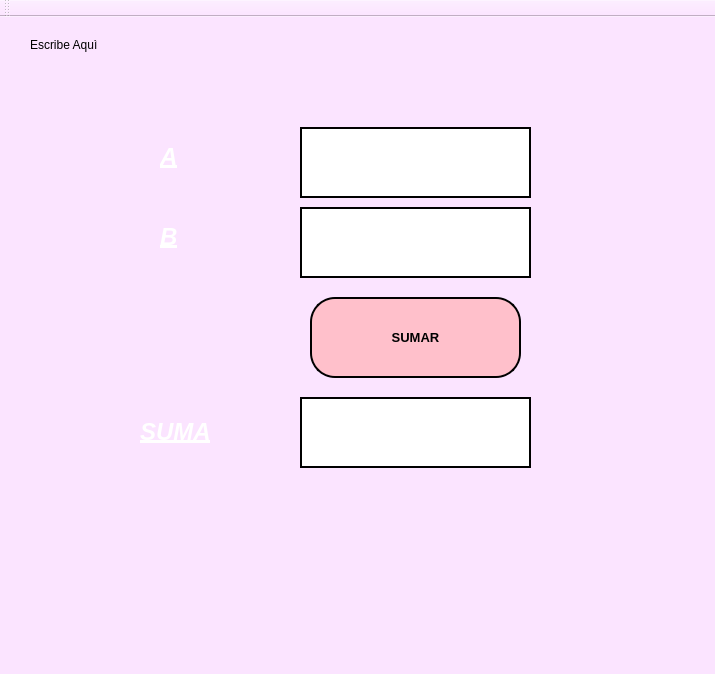
<?xml version="1.0" encoding="UTF-8"?>
<ui version="4.0">
 <class>MainWindow</class>
 <widget class="QMainWindow" name="MainWindow">
  <property name="geometry">
   <rect>
    <x>0</x>
    <y>0</y>
    <width>715</width>
    <height>674</height>
   </rect>
  </property>
  <property name="windowTitle">
   <string>MainWindow</string>
  </property>
  <property name="styleSheet">
   <string notr="true">background-color: rgb(251, 228, 255);
</string>
  </property>
  <widget class="QWidget" name="centralwidget">
   <widget class="QPushButton" name="btn_sumar">
    <property name="geometry">
     <rect>
      <x>310</x>
      <y>280</y>
      <width>211</width>
      <height>81</height>
     </rect>
    </property>
    <property name="font">
     <font>
      <pointsize>10</pointsize>
      <weight>75</weight>
      <bold>true</bold>
     </font>
    </property>
    <property name="styleSheet">
     <string notr="true">background-color: pink;
border-radius: 25px;
border: 2px solid black;
</string>
    </property>
    <property name="text">
     <string>SUMAR</string>
    </property>
   </widget>
   <widget class="QLabel" name="label_2">
    <property name="geometry">
     <rect>
      <x>30</x>
      <y>20</y>
      <width>81</width>
      <height>16</height>
     </rect>
    </property>
    <property name="text">
     <string>Escribe Aquì</string>
    </property>
   </widget>
   <widget class="QLineEdit" name="A">
    <property name="geometry">
     <rect>
      <x>300</x>
      <y>110</y>
      <width>231</width>
      <height>71</height>
     </rect>
    </property>
    <property name="font">
     <font>
      <pointsize>25</pointsize>
      <weight>75</weight>
      <bold>true</bold>
     </font>
    </property>
    <property name="styleSheet">
     <string notr="true">background-color: white;
border: 2px solid black;
</string>
    </property>
    <property name="text">
     <string/>
    </property>
   </widget>
   <widget class="QLabel" name="lbl_a">
    <property name="geometry">
     <rect>
      <x>160</x>
      <y>120</y>
      <width>41</width>
      <height>41</height>
     </rect>
    </property>
    <property name="text">
     <string>&lt;html&gt;&lt;head/&gt;&lt;body&gt;&lt;p&gt;&lt;span style=&quot; font-size:18pt; font-weight:600; font-style:italic; text-decoration: underline; color:#ffffff;&quot;&gt;A&lt;/span&gt;&lt;/p&gt;&lt;/body&gt;&lt;/html&gt;</string>
    </property>
   </widget>
   <widget class="QLineEdit" name="B">
    <property name="geometry">
     <rect>
      <x>300</x>
      <y>190</y>
      <width>231</width>
      <height>71</height>
     </rect>
    </property>
    <property name="font">
     <font>
      <pointsize>25</pointsize>
      <weight>75</weight>
      <bold>true</bold>
     </font>
    </property>
    <property name="styleSheet">
     <string notr="true">background-color: white;
border: 2px solid black;
</string>
    </property>
   </widget>
   <widget class="QLineEdit" name="txt_suma">
    <property name="geometry">
     <rect>
      <x>300</x>
      <y>380</y>
      <width>231</width>
      <height>71</height>
     </rect>
    </property>
    <property name="font">
     <font>
      <pointsize>25</pointsize>
      <weight>75</weight>
      <bold>true</bold>
     </font>
    </property>
    <property name="styleSheet">
     <string notr="true">background-color: white;
border: 2px solid black;
</string>
    </property>
   </widget>
   <widget class="QLabel" name="lbl_b">
    <property name="geometry">
     <rect>
      <x>160</x>
      <y>200</y>
      <width>41</width>
      <height>41</height>
     </rect>
    </property>
    <property name="text">
     <string>&lt;html&gt;&lt;head/&gt;&lt;body&gt;&lt;p&gt;&lt;span style=&quot; font-size:18pt; font-weight:600; font-style:italic; text-decoration: underline; color:#ffffff;&quot;&gt;B&lt;/span&gt;&lt;/p&gt;&lt;/body&gt;&lt;/html&gt;</string>
    </property>
   </widget>
   <widget class="QLabel" name="label_4">
    <property name="geometry">
     <rect>
      <x>140</x>
      <y>400</y>
      <width>101</width>
      <height>31</height>
     </rect>
    </property>
    <property name="text">
     <string>&lt;html&gt;&lt;head/&gt;&lt;body&gt;&lt;p&gt;&lt;span style=&quot; font-size:18pt; font-weight:600; font-style:italic; text-decoration: underline; color:#ffffff;&quot;&gt;SUMA&lt;/span&gt;&lt;/p&gt;&lt;/body&gt;&lt;/html&gt;</string>
    </property>
   </widget>
  </widget>
  <widget class="QMenuBar" name="menubar">
   <property name="geometry">
    <rect>
     <x>0</x>
     <y>0</y>
     <width>715</width>
     <height>26</height>
    </rect>
   </property>
  </widget>
  <widget class="QStatusBar" name="statusbar"/>
  <widget class="QToolBar" name="toolBar">
   <property name="windowTitle">
    <string>toolBar</string>
   </property>
   <attribute name="toolBarArea">
    <enum>TopToolBarArea</enum>
   </attribute>
   <attribute name="toolBarBreak">
    <bool>false</bool>
   </attribute>
  </widget>
 </widget>
 <resources/>
 <connections/>
</ui>
